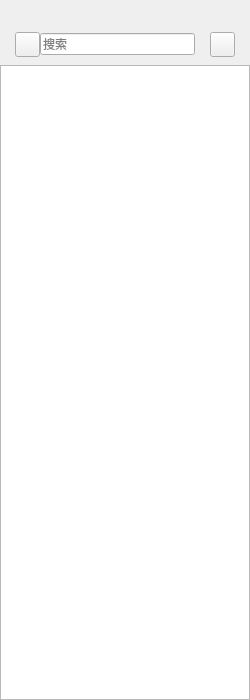
<?xml version="1.0" encoding="UTF-8"?>
<ui version="4.0">
 <class>ChatListWidget</class>
 <widget class="QWidget" name="ChatListWidget">
  <property name="geometry">
   <rect>
    <x>0</x>
    <y>0</y>
    <width>250</width>
    <height>700</height>
   </rect>
  </property>
  <property name="sizePolicy">
   <sizepolicy hsizetype="Expanding" vsizetype="Expanding">
    <horstretch>0</horstretch>
    <verstretch>0</verstretch>
   </sizepolicy>
  </property>
  <property name="minimumSize">
   <size>
    <width>250</width>
    <height>0</height>
   </size>
  </property>
  <property name="maximumSize">
   <size>
    <width>250</width>
    <height>16777215</height>
   </size>
  </property>
  <property name="windowTitle">
   <string>Form</string>
  </property>
  <layout class="QGridLayout" name="gridLayout">
   <property name="leftMargin">
    <number>0</number>
   </property>
   <property name="topMargin">
    <number>0</number>
   </property>
   <property name="rightMargin">
    <number>0</number>
   </property>
   <property name="bottomMargin">
    <number>0</number>
   </property>
   <property name="spacing">
    <number>0</number>
   </property>
   <item row="0" column="0">
    <widget class="QWidget" name="nullWidget" native="true">
     <property name="minimumSize">
      <size>
       <width>0</width>
       <height>25</height>
      </size>
     </property>
     <property name="maximumSize">
      <size>
       <width>16777215</width>
       <height>25</height>
      </size>
     </property>
    </widget>
   </item>
   <item row="1" column="0">
    <widget class="QWidget" name="toolWidget" native="true">
     <property name="minimumSize">
      <size>
       <width>0</width>
       <height>40</height>
      </size>
     </property>
     <property name="maximumSize">
      <size>
       <width>16777215</width>
       <height>40</height>
      </size>
     </property>
     <layout class="QGridLayout" name="gridLayout_2">
      <property name="leftMargin">
       <number>15</number>
      </property>
      <property name="topMargin">
       <number>0</number>
      </property>
      <property name="rightMargin">
       <number>15</number>
      </property>
      <property name="bottomMargin">
       <number>0</number>
      </property>
      <property name="horizontalSpacing">
       <number>15</number>
      </property>
      <property name="verticalSpacing">
       <number>0</number>
      </property>
      <item row="0" column="0">
       <widget class="QWidget" name="searchWidget" native="true">
        <property name="minimumSize">
         <size>
          <width>0</width>
          <height>25</height>
         </size>
        </property>
        <property name="maximumSize">
         <size>
          <width>16777215</width>
          <height>25</height>
         </size>
        </property>
        <layout class="QGridLayout" name="gridLayout_4">
         <property name="leftMargin">
          <number>0</number>
         </property>
         <property name="topMargin">
          <number>0</number>
         </property>
         <property name="rightMargin">
          <number>0</number>
         </property>
         <property name="bottomMargin">
          <number>0</number>
         </property>
         <property name="spacing">
          <number>0</number>
         </property>
         <item row="0" column="0" rowspan="2" colspan="2">
          <widget class="QPushButton" name="btnSearch">
           <property name="maximumSize">
            <size>
             <width>25</width>
             <height>25</height>
            </size>
           </property>
           <property name="focusPolicy">
            <enum>Qt::FocusPolicy::StrongFocus</enum>
           </property>
           <property name="text">
            <string/>
           </property>
           <property name="icon">
            <iconset resource="../resource.qrc">
             <normaloff>:/resource/icon/menu/search2.svg</normaloff>:/resource/icon/menu/search2.svg</iconset>
           </property>
           <property name="iconSize">
            <size>
             <width>12</width>
             <height>12</height>
            </size>
           </property>
          </widget>
         </item>
         <item row="0" column="2" rowspan="2">
          <widget class="QLineEdit" name="leditSearch">
           <property name="sizePolicy">
            <sizepolicy hsizetype="Expanding" vsizetype="Fixed">
             <horstretch>0</horstretch>
             <verstretch>0</verstretch>
            </sizepolicy>
           </property>
           <property name="minimumSize">
            <size>
             <width>0</width>
             <height>0</height>
            </size>
           </property>
           <property name="maximumSize">
            <size>
             <width>16777215</width>
             <height>16777215</height>
            </size>
           </property>
           <property name="placeholderText">
            <string>搜索</string>
           </property>
          </widget>
         </item>
        </layout>
       </widget>
      </item>
      <item row="0" column="1">
       <widget class="QToolButton" name="btnPlus">
        <property name="minimumSize">
         <size>
          <width>25</width>
          <height>25</height>
         </size>
        </property>
        <property name="maximumSize">
         <size>
          <width>25</width>
          <height>25</height>
         </size>
        </property>
        <property name="focusPolicy">
         <enum>Qt::FocusPolicy::StrongFocus</enum>
        </property>
        <property name="text">
         <string/>
        </property>
        <property name="icon">
         <iconset resource="../resource.qrc">
          <normaloff>:/resource/icon/menu/plus.svg</normaloff>:/resource/icon/menu/plus.svg</iconset>
        </property>
       </widget>
      </item>
     </layout>
    </widget>
   </item>
   <item row="2" column="0">
    <widget class="QListWidget" name="listWidget"/>
   </item>
  </layout>
 </widget>
 <resources>
  <include location="../resource.qrc"/>
 </resources>
 <connections/>
</ui>
